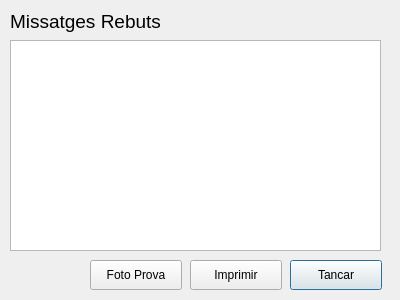
<?xml version="1.0" encoding="UTF-8"?>
<ui version="4.0">
 <class>MissatgesRebuts</class>
 <widget class="QDialog" name="MissatgesRebuts">
  <property name="geometry">
   <rect>
    <x>0</x>
    <y>0</y>
    <width>400</width>
    <height>300</height>
   </rect>
  </property>
  <property name="windowTitle">
   <string>Dialog</string>
  </property>
  <widget class="QListWidget" name="listMissatges">
   <property name="geometry">
    <rect>
     <x>10</x>
     <y>40</y>
     <width>371</width>
     <height>211</height>
    </rect>
   </property>
  </widget>
  <widget class="QLabel" name="titol">
   <property name="geometry">
    <rect>
     <x>10</x>
     <y>10</y>
     <width>161</width>
     <height>22</height>
    </rect>
   </property>
   <property name="font">
    <font>
     <pointsize>14</pointsize>
     <bold>false</bold>
    </font>
   </property>
   <property name="text">
    <string>Missatges Rebuts</string>
   </property>
  </widget>
  <widget class="QPushButton" name="btoTancar">
   <property name="geometry">
    <rect>
     <x>290</x>
     <y>260</y>
     <width>92</width>
     <height>30</height>
    </rect>
   </property>
   <property name="text">
    <string>Tancar</string>
   </property>
  </widget>
  <widget class="QPushButton" name="btoImprimir">
   <property name="geometry">
    <rect>
     <x>190</x>
     <y>260</y>
     <width>92</width>
     <height>30</height>
    </rect>
   </property>
   <property name="text">
    <string>Imprimir</string>
   </property>
  </widget>
  <widget class="QPushButton" name="btoProvaFoto">
   <property name="geometry">
    <rect>
     <x>90</x>
     <y>260</y>
     <width>92</width>
     <height>30</height>
    </rect>
   </property>
   <property name="text">
    <string>Foto Prova</string>
   </property>
  </widget>
 </widget>
 <resources/>
 <connections/>
</ui>
